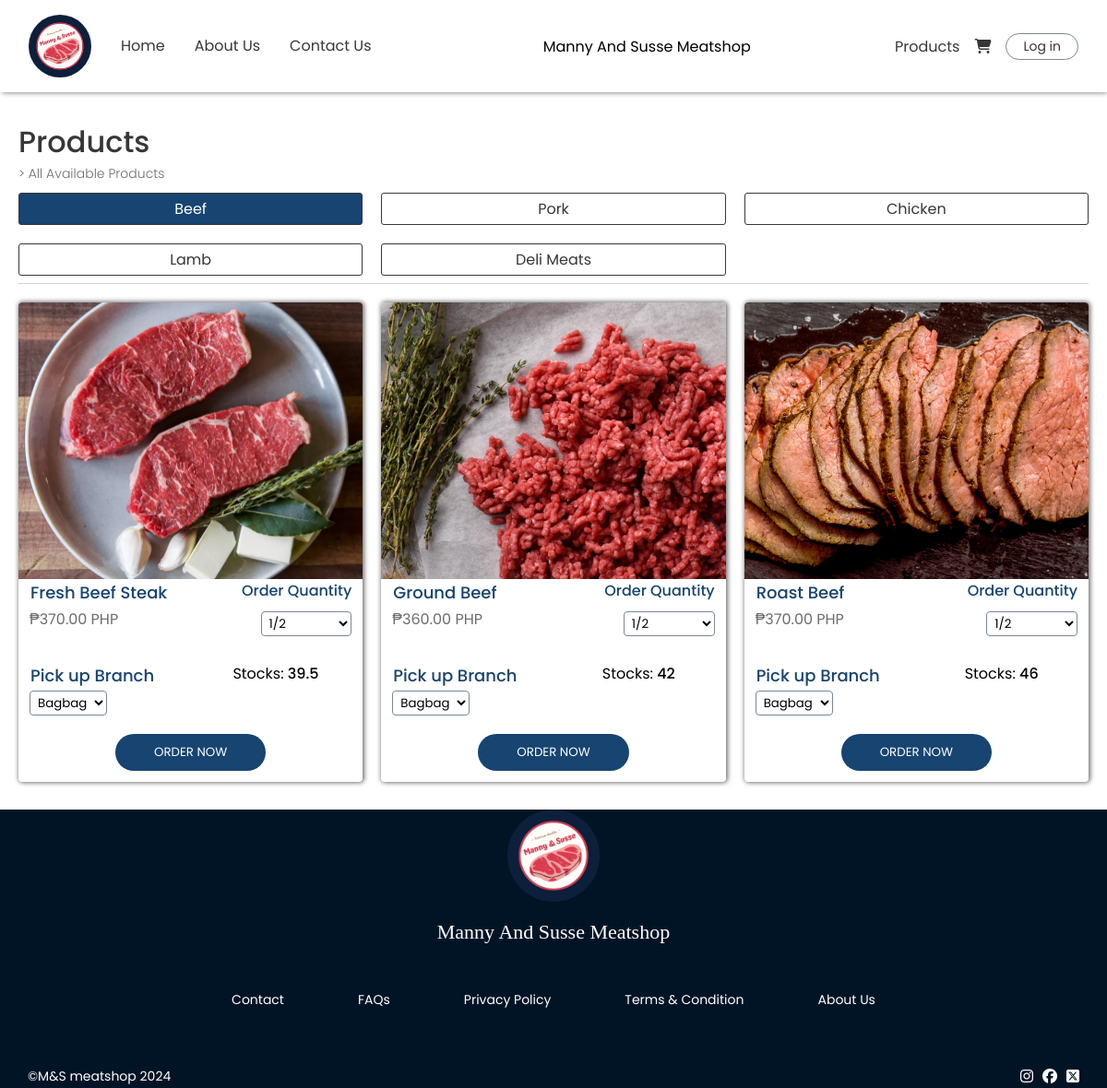
Before: /components/products.php with the older database file.
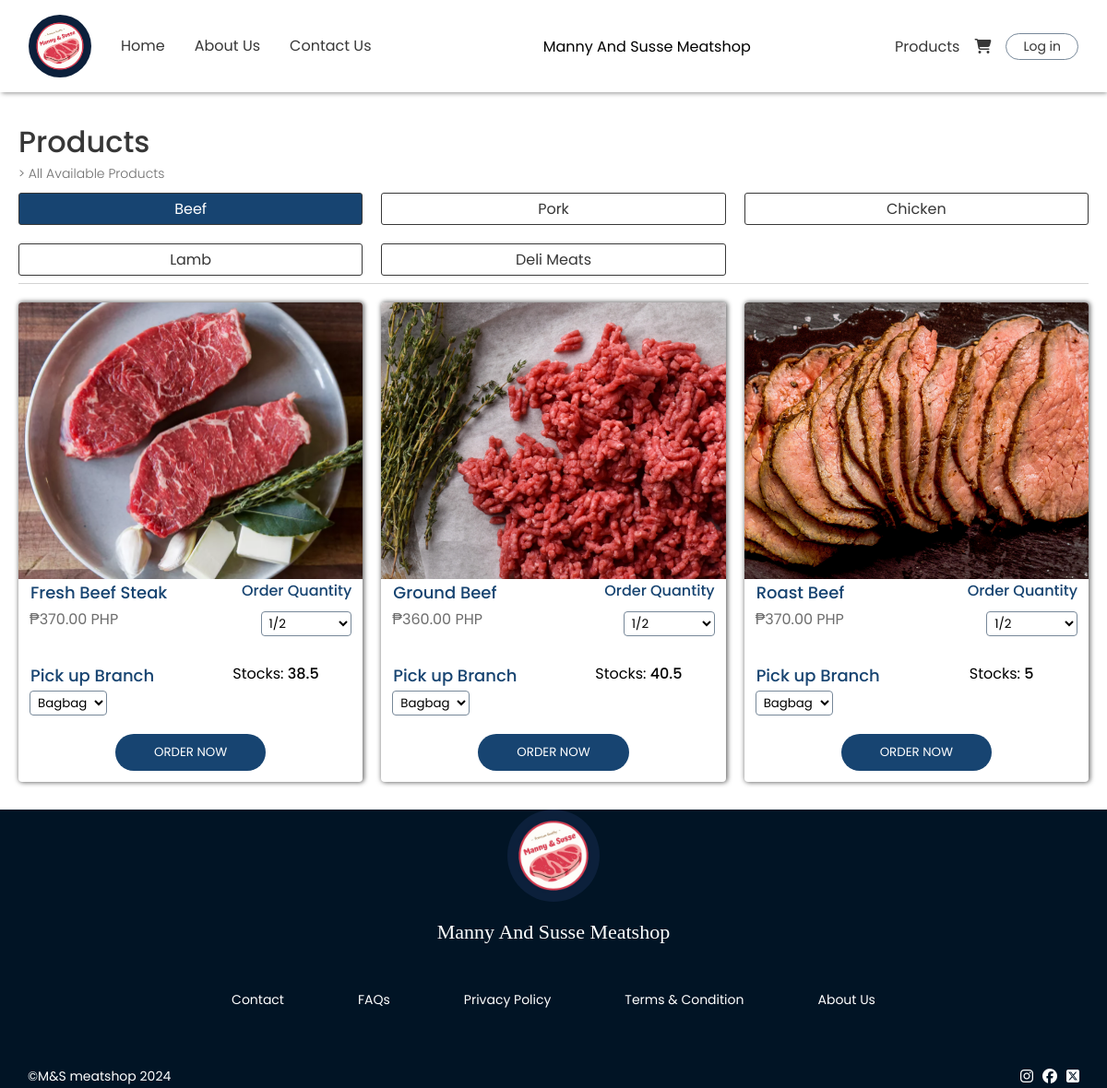
After: the same page with the newer database file.
### tables this page shows
CREATE TABLE `tbl_product_type` (
  `prod_type_id` int(11) NOT NULL,
  `prod_type_name` varchar(50) NOT NULL
);

CREATE TABLE `tbl_products` (
  `prod_id` int(11) NOT NULL,
  `prod_name` varchar(255) NOT NULL,
  `prod_price` int(11) NOT NULL,
  `prod_type` int(11) NOT NULL,
  `prod_stocks` float NOT NULL,
  `prod_img` varchar(255) NOT NULL
);

### components/products.php (the view, shortened to what this page needs)
<!DOCTYPE html>
<html lang="en">
<head>
    <link rel="stylesheet" href="../styles/general.css">
    <link rel="stylesheet" href="../styles/footer.css">
    <link rel="stylesheet" href="../styles/navbar.css">
    <link rel="stylesheet" href="../styles/products.css">
    <link rel="stylesheet" href="https://cdnjs.cloudflare.com/ajax/libs/font-awesome/6.5.2/css/all.min.css">
</head>
<body>
<?php include "./navbar.php" ?>
    <main>
        <div class="center">
            <div class="con">
                <div class="header-con">
                    <h1>Products</h1>
                    <p>> All Available Products</p>
                    <div class="flex-prod">
                        <?php
                            $queryType = "SELECT * FROM tbl_product_type";
                            $stmtType = $conn->prepare($queryType);
                            $stmtType->execute();
                            $resultType = $stmtType->get_result();
                            $first = true;
                            while($data = $resultType->fetch_assoc()){
                                $style = $first ? 'style="background: rgb(23, 68, 113); color: white;"' : '';
                                $first = false;
                                $prodTypeId = $data["prod_type_id"];
                        ?>
                            <div class="prod-type" data-type-id="<?php echo $prodTypeId; ?>" <?php echo $style; ?>>
                                <?php echo $data["prod_type_name"]; ?>
                            </div>
                        <?php } ?>
                    </div>
                </div>
                <div class="container" id="product-container">
                    <?php
                        $defaultType = 1;
                        $query = "SELECT pr.prod_id, pr.prod_stocks, pr.prod_name, pr.prod_price, pr.prod_type, pr.prod_img, pt.prod_type_name
                                  FROM tbl_products pr
                                  INNER JOIN tbl_product_type pt ON pr.prod_type = pt.prod_type_id
                                  WHERE pr.prod_type = ?";
                        $stmt = $conn->prepare($query);
                        $stmt->bind_param("i", $defaultType);
                        $stmt->execute();
                        $result = $stmt->get_result();
                        while ($data = $result->fetch_assoc()) {
                            $formattedTypeName = strtolower(str_replace(' ', '_', $data["prod_type_name"]));
                            if ($data['prod_stocks'] >= 1) {
                    ?>
                    <div class="con-item" id="<?php echo $data['prod_id']; ?>">
                        <div class="img-con">
                            <img src="../assets/<?php echo $formattedTypeName; ?>/<?php echo $data['prod_img']; ?>" alt="">
                        </div>
                        <div class="flex-con-det">
                            <div class="con-details">
                                <div class="name"><?php echo $data["prod_name"]; ?></div>
                                <div class="price">₱<?php echo number_format($data['prod_price'], 2); ?> PHP</div>
                            </div>
                            <div class="qnty-div">
                                <div class="name">Order Quantity</div>
                                <select name="qnty" class="qnty">
                                    <option value="1/2">1/2</option>
                                </select>
                            </div>
                        </div>
                        <div class="flex-con-det">
                            <div class="con-details">
                                <div class="name">Pick up Branch</div>
                                <select name="branch" class="branch">
                                    <option value="1">Bagbag</option>
                                </select>
                            </div>
                            <div class="input-div">
                                <div>Stocks:
                                    <span style="font-weight: 500;">
                                        <?php echo $data["prod_stocks"] ?>
                                    </span>
                                </div>
                            </div>
                        </div>
                        <div class="div-button">
                            <button>ORDER NOW</button>
                        </div>
                    </div>
                    <?php } } ?>
                </div>
            </div>
        </div>
    </main>
    <?php include "./footer.php" ?>
</body>
</html>

### components/navbar.php (shortened to what this page needs)
<nav>
      <div class="left">
        <a href="../index.php"><div class="img-con">
            <img src="../assets/imgs/logo.jpeg" alt="">
        </div>
        </a>
        <a href="../index.php"><div>Home</div></a>
        <a href="./aboutUs.php"><div>About Us</div></a>
        <a href="./contactUs.php"><div>Contact Us</div></a>
      </div>
      <div class="mid">
        <div>Manny And Susse Meatshop</div>
      </div>
      <div class="right">
          <a href="./products.php"><div class="prod">Products</div></a>
          <a href="./cart.php"><i class="fa-solid fa-cart-shopping"></i></a>
          <?php if(!empty($_SESSION["user_id"])){ ?>
              <div class="dropdown">
                  <i class="fa-regular fa-user" onclick="toggleDropdown()"></i>
                  <div class="dropdown-content" id="dropdownContent">
                      <a href="./profile.php">Profile</a>
                      <a href="./logout.php">Log out</a>
                  </div>
              </div>
          <?php } else { ?>
              <a href="./login.php"><div class="login">Log in</div></a>
          <?php }?>
      </div>
</nav>

### components/footer.php
<footer>
        <div class="center">
        <div class="img-con">
          <img src="../assets/imgs/logo.jpeg" alt="">
        </div>
        </div>
        <div class="footer-title">Manny And Susse Meatshop</div>
        <div class="footer-flex">
          <div><a href="./contactUs.php">Contact</a></div>
          <div><a href="./faqs.php">FAQs</a></div>
          <div><a href="./privacyPolicy.php">Privacy Policy</a></div>
          <div><a href="./terms.php">Terms & Condition</a></div>
          <div><a href="./aboutUs.php">About Us</a></div>
        </div>
        <div class="soc-flex">
          <div style="font-size: 14px;">©M&S meatshop 2024</div>
          <div class="soc-media-con">
            <a href=""><i class="fa-brands fa-instagram"></i></a>
            <a href=""><i class="fa-brands fa-facebook"></i></a>
            <a href=""><i class="fa-brands fa-square-x-twitter"></i></a>
          </div>
        </div>
      </footer>

### styles/general.css (style rules this page uses)
* { font-family: "Poppins", sans-serif; box-sizing: border-box; margin: 0; transition: 0.3s ease; }
a { color: black; text-decoration: none; cursor: pointer; }
img { height: 100%; width: 100%; object-fit: cover; object-position: center; }
button { cursor: pointer; }

### styles/footer.css (style rules this page uses)
footer { background: #011425; color: white; padding: 0 30px 0 30px; }
footer .footer-title { font-size: 22px; font-weight: 500; font-family: 'Times New Roman', Times, serif; text-align: center; }
footer .img-con { height: 100px; border-radius: 50px; overflow: hidden; margin-bottom: 20px; }
footer .center { display: flex; justify-content: center; }
footer .footer-flex div { font-size: 14px; }
footer .footer-flex div a, footer .soc-media-con a i { color: white; text-decoration: none; }
footer .footer-flex { display: flex; flex-direction: column; gap: 10px; margin-top: 50px; margin-bottom: 20px; }
footer .footer-flex { display: grid; gap: 10px; grid-template-columns: repeat(3, 1fr); }
footer .img-con img { object-fit: contain; object-position: center; }
footer .soc-flex { display: flex; align-items: center; justify-content: space-between; }
footer .soc-flex .soc-media-con { display: flex; gap: 10px; }
@media (min-width: 768px) { footer .footer-flex { display: flex; flex-direction: row; align-items: center; justify-content: center; gap: 80px; } }
@media (min-width: 768px) { footer .soc-flex { margin-top: 60px; } }

### styles/navbar.css (style rules this page uses)
nav { padding: 0 20px; height: 100px; background: white; display: flex !important; align-items: center; justify-content: space-between; position: fixed; top: 0; left: 0; right: 0; z-index: 1000; gap: 20px; box-shadow: 1px 2px 5px -1px rgba(0,0,0,0.44); -webkit-box-shadow: 1px 2px 5px -1px rgba(0,0,0,0.44); -moz-box-shadow: 1px 2px 5px -1px rgba(0,0,0,0.44); }
nav .left .img-con { height: 70px; width: 70px; display: none; }
nav .left a, nav .right a { text-decoration: none; color: rgb(55, 55, 55); }
nav i { cursor: pointer; }
nav .right { display: flex; gap: 14px; }
nav .right .login { display: none; }
nav .left { position: fixed; top: 80px; left: 0; right: 0; text-align: center; line-height: 40px; gap: 10px; z-index: 1000; transition: 0.3s ease; height: 0; overflow: hidden; border-bottom: 1px solid lightgray; background: white; }
nav .left div, nav .right a { border: 1px solid white; }
@media (min-width: 768px) { nav { display: flex !important; align-items: center; justify-content: space-between; padding: 0 30px; height: 100px; } }
@media (min-width: 768px) { nav .left, nav .right { display: flex; align-items: center; } }
@media (min-width: 768px) { nav .right .login { display: block; cursor: pointer; border: 1px solid lightslategray; padding: 3px 18px; font-size: 14px; border-radius: 50px; } }
@media (min-width: 768px) { nav .left { position: static; line-height: 20px; gap: 30px; overflow: visible; border-bottom: none; height: 70px !important; } }
@media (min-width: 768px) { nav .left i, nav .left .img-con { display: block; } }
@media (min-width: 768px) { nav .left .img-con { border-radius: 50px; overflow: hidden; } }

Changed rows visible on the page:
changed tbl_products "Fresh Beef Steak": prod_stocks "39.5" → "38.5"
changed tbl_products "Ground Beef": prod_stocks "42" → "40.5"
changed tbl_products "Roast Beef": prod_stocks "46" → "5"
